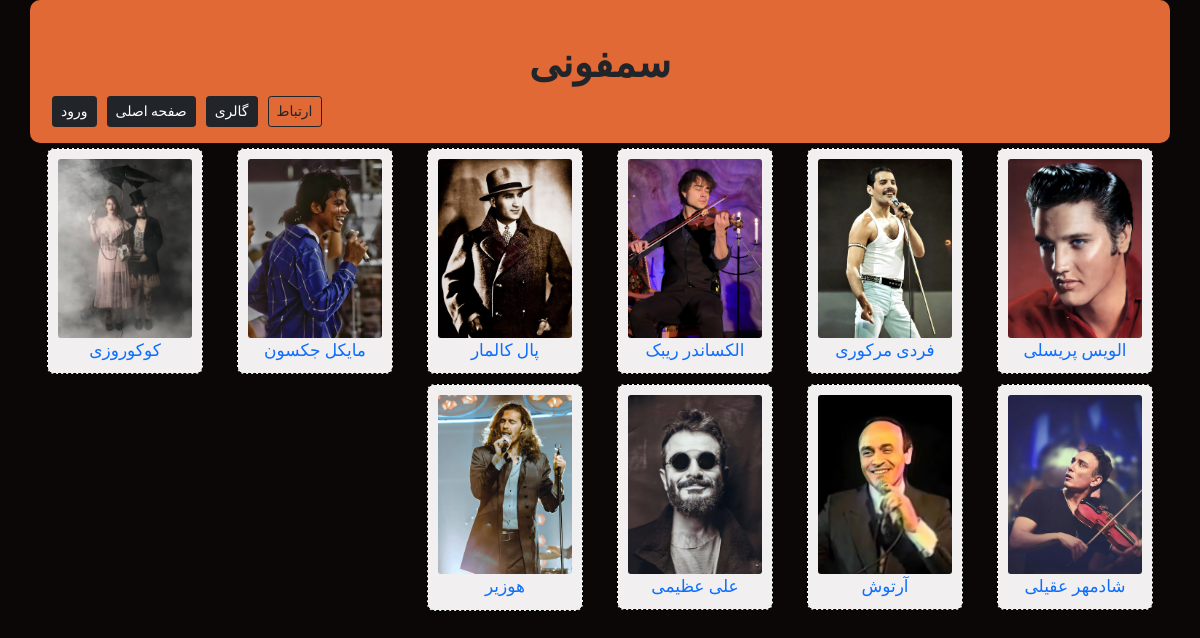
The page / on the database its author committed.
### music/models.py (models this page shows)
class Music(models.Model):
    name=models.CharField(max_length=100)
    singer=models.CharField(max_length=100)
    biography=models.TextField()
    music=models.FileField(upload_to='music/', null=True)
    poster=models.ImageField(upload_to='poster/')
    def __str__(self):
        return self.singer

### music/views.py (the view)
# urls.py: path('', views.MusicListVeiw),
def MusicListVeiw(request):
    music_list=Music.objects.all()
    context={
        'musiclist':music_list,
    }
    return render(request, 'music/music_list.html', context)

### music/templates/music/music_list.html
{% extends "music/_base.html" %}
{% block titlepage %}
    <b>سمفونی</b>
{% endblock %}
{% block mainContent %}
    {% if musiclist %}
        {% for music in musiclist %}
            <div class="col-md-2">
                <a class="text-decoration-none" href="/detail/{{ music.id }}">
                    <div class="imageBox" style="border-radius: 7px;">
                        <img src="{{ music.poster.url }}" style="border-radius: 3px;">
                        {{ music }}
                    </div>
                </a>
            </div>
        {% endfor %}
    {% endif %}
{% endblock %}

### music/templates/music/_base.html (shortened to what this page needs)
{% load static %}
<!DOCTYPE html>
<html dir="rtl">
<head>
    <link rel="stylesheet" href="{% static 'music/css/style.css' %}">
    <link rel="stylesheet" href="{% static 'music/css/bootstrap.css' %}">
</head>
<body style="background-color: rgb(10, 7, 6);">
    <div class="container">
        <div class="row box" style="border-radius: 10px;">
            <h1>{% block titlepage %}{% endblock %}</h1>
            <ul class="btnul">
                {% if user.is_authenticated %}
                    <li><a class="btn btn-dark btn-sm" href="/account/logout">خروج</a></li>
                {% else %}
                    <li><a class="btn btn-dark btn-sm" href="/account/login">ورود</a></li>
                {% endif %}
                <li><a class="btn btn-dark btn-sm" href="/">صفحه اصلی</a></li>
                <li><a class="btn btn-dark btn-sm" href="/symphony/gallery">گالری</a></li>
                <li><a class="btn btn-outline-dark btn-sm" href="/symphony/about">ارتباط</a></li>
            </ul>
        </div>
        <div class="row">
            {% block mainContent %}{% endblock %}
        </div>
    </div>
</body>
</html>

### music/static/music/css/style.css (style rules this page uses)
body { font-family: 'Irancell' !important; }
.box { background-color:#e06936; padding-top: 40px; text-align: center; }
.imageBox { margin: 5px; background-color: #f1efef; text-align: center; font-size: 17px; border:1px dashed black; padding:10px }
.imageBox img { width: 100%; height: auto; }
.btnul { list-style-type: none; padding-left: 0; }
.btnul li { float: left; margin-left: 10px; }

### rows shown on the page
Music: poster (picture), singer "الویس پریسلی"
Music: poster (picture), singer "فردی مرکوری"
Music: poster (picture), singer "الکساندر ریبک"
Music: poster (picture), singer "پال کالمار"
Music: poster (picture), singer "مایکل جکسون"
Music: poster (picture), singer "کوکوروزی"
Music: poster (picture), singer "شادمهر عقیلی"
Music: poster (picture), singer "آرتوش"
Music: poster (picture), singer "علی عظیمی"
Music: poster (picture), singer "هوزیر"
